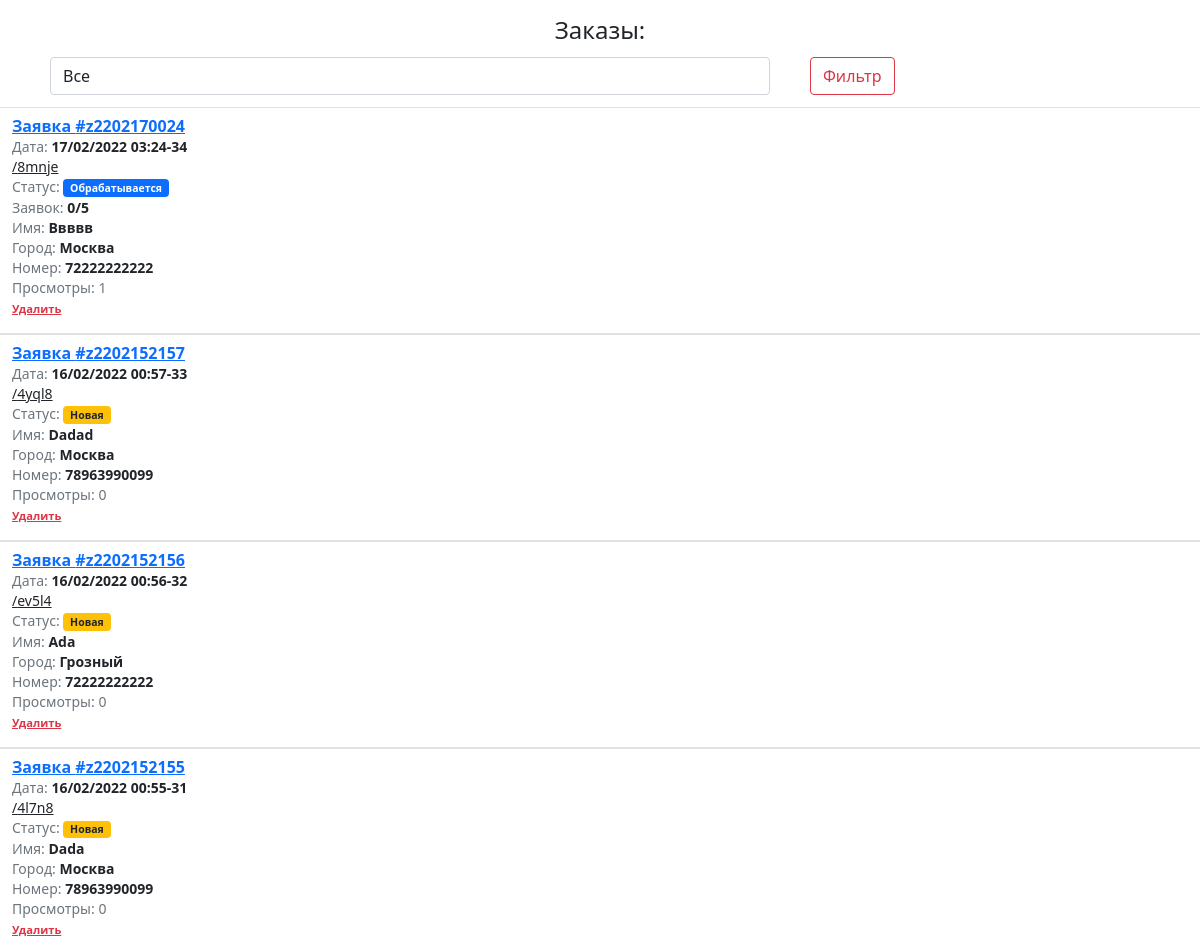
The app's page /orders (signed in, upper part), older data.
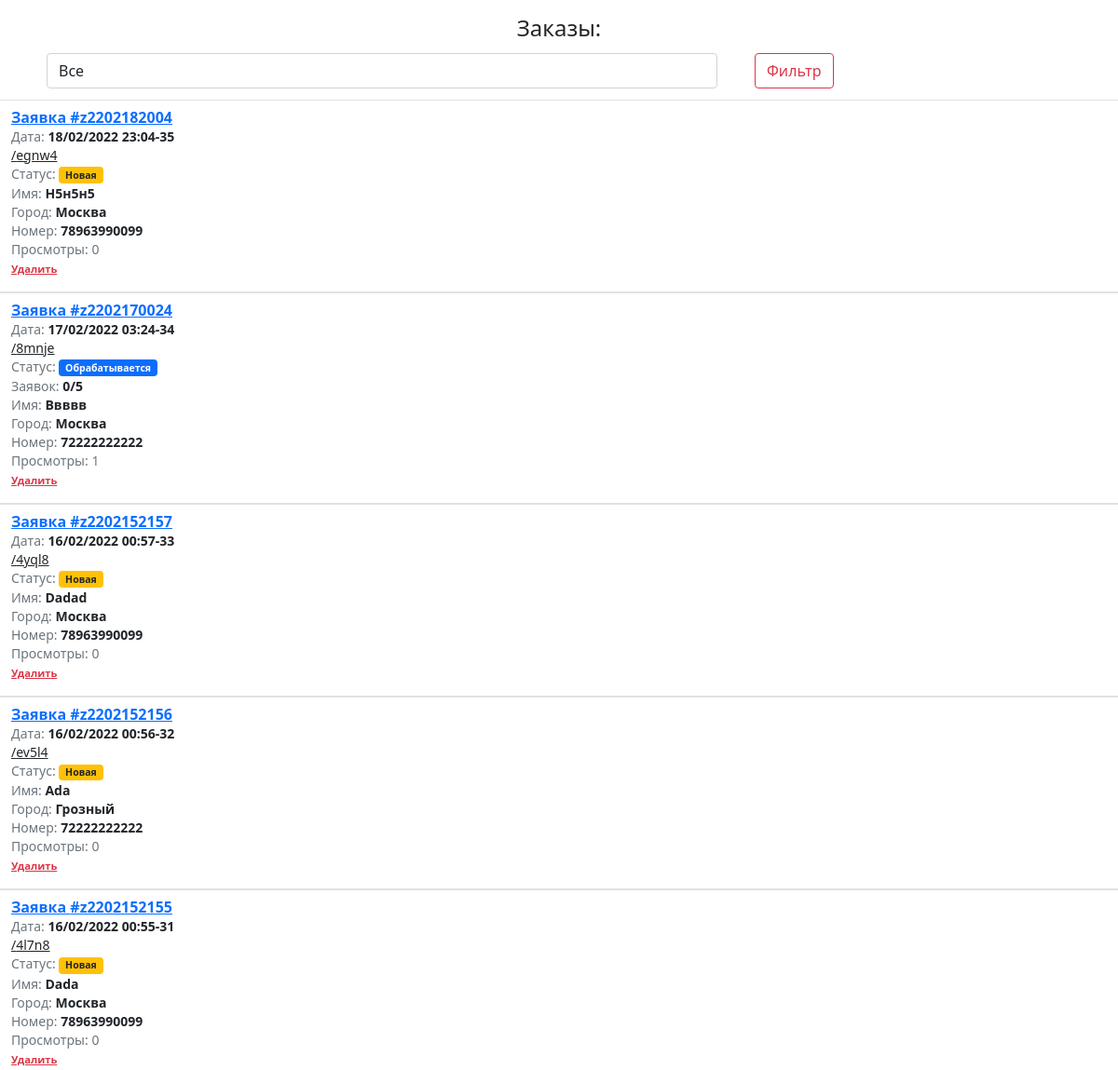
The same page, newer data.
### quiz/models.py (models this page shows, shortened)
class Order(models.Model):
    STATUS_CHOICE = (
        ("NEW", "new"),
        ("FIND", "find"),
        ("WORK", "work"),
        ("DONE", "done"),
        ("UNDONE", "undone"),
    )
    name = models.CharField(max_length=200, default='')
    phone = models.CharField(max_length=15, default='')
    city = models.CharField(max_length=30, default='')
    max_responds = models.IntegerField(default=5)
    date = models.DateTimeField(auto_now_add=True, blank=True)
    status = models.CharField(max_length=15, choices=STATUS_CHOICE, default="NEW")
    note = models.TextField(default='')
    staff = models.ForeignKey(Staff, null=True, blank=True, on_delete=models.PROTECT, related_name="orders")
    respond_price = models.IntegerField(default=50)
    order_url = models.CharField(max_length=50, default="", unique=True)
    views = models.PositiveIntegerField(default=0)
    def set_numb_of_order(self):
        numb_of_order = '#z' + '{}'.format(self.date.strftime('%Y'))[-2:] + '{}'.format(
            self.date.strftime('%m%d%H%M'))
        return numb_of_order

### quiz/views.py (the view)
# urls.py: path('orders', quiz_views.orders, name="orders"),
@staff_member_required
def orders(request):
    if request.GET.get("status") == "ALL":
        orders = Order.objects.all().order_by('-date')
    elif request.GET.get("status") == "NEW":
        orders = Order.objects.filter(status="NEW").order_by('-date')
    elif request.GET.get("status") == "FIND":
        orders = Order.objects.filter(status="FIND").order_by('-date')
    elif request.GET.get("status") == "WORK":
        orders = Order.objects.filter(status="WORK").order_by('-date')
    elif request.GET.get("status") == "DONE":
        orders = Order.objects.filter(status="DONE").order_by('-date')
    elif request.GET.get("status") == "UNDONE":
        orders = Order.objects.filter(status="UNDONE").order_by('-date')
    else:
        orders = Order.objects.all().order_by('-date')
    return render(request, 'quiz/orders.html', {'orders': orders})

### quiz/templates/quiz/orders.html (shortened to what this page needs)
<!DOCTYPE html>
{% load static %}
<html lang="en" class="h-100">
<head>
    <link href="https://cdn.jsdelivr.net/npm/bootstrap@5.0.2/dist/css/bootstrap.min.css" rel="stylesheet">
    <link href="{% static 'css/style.css' %}" rel="stylesheet" />
    <link rel="stylesheet" href="https://cdn.jsdelivr.net/npm/bootstrap-icons@1.7.2/font/bootstrap-icons.css">
</head>
<body class="d-flex flex-column h-100">
<main class="flex-shrink-0">
    <h4 class="text-center mt-3">Заказы:</h4>
    <div class="container">
    <form class="row" method="get">
        <div class="col-8 ">
            <div class="form-group form-control-sm">
                <select class="form-control mb-2" id="status" name="status">
                    <option value="ALL">Все</option>
                </select>
            </div>
        </div>
            <div class="col-4">
                <div class="form-group form-control-sm">
                    <input class="btn btn-outline-danger" type="submit" value="Фильтр">
                </div>
            </div>
        </form>
        </div>
    {% for a in orders %}
    <div class="container-fluid border-bottom border-top pt-2">
        <div class="row">
            <div class="col-12">
                <p class="fw-bold lh-sm"><a href="{% url 'order_detail' order_id=a.id %}">Заявка {{ a.set_numb_of_order }}</a>
                    <br> <small class="text-muted fw-normal">Дата: <b class="text-dark">{{ a.date|date:'d/m/Y H:i' }}-{{ a.id }}</b></small>
                    <br> <small class="text-muted fw-normal"><a href="{% url 'order_for_client' a.order_url %}" class="text-dark">/{{ a.order_url }}</a></small>
                    {% if a.status == 'NEW' %}
                    <br> <small class="text-muted fw-normal">Статус: <span class="badge bg-warning text-dark">Новая</span></small>
                    {% elif a.status == 'FIND' %}
                    <br> <small class="text-muted fw-normal">Статус: <span class="badge bg-primary">Обрабатывается</span></small>
                    <br> <small class="text-muted fw-normal">Заявок: <b class="text-dark">{{ a.responds.all.count }}/{{ a.max_responds }}</b></small>
                    {% elif a.status == 'WORK' %}
                    <br> <small class="text-muted fw-normal">Статус: <span class="badge bg-success">Выполняется</span></small>
                    <br> <small class="text-muted fw-normal">Исполнитель: <b class="text-dark"><a href="{% url 'staff_list' %}#{{ a.id }}">{{ a.staff.name }} {{ a.staff.surname }}</a></b></small>
                    {% elif a.status == 'DONE' %}
                    <br> <small class="text-muted fw-normal">Статус: <span class="badge bg-secondary">Выполнен</span></small>
                    <br> <small class="text-muted fw-normal">Исполнитель: <b class="text-dark"><a href="{% url 'staff_list' %}#{{ a.id }}">{{ a.staff.name }} {{ a.staff.surname }}</a></b></small>
                    {% elif a.status == 'UNDONE' %}
                    <br> <small class="text-muted fw-normal">Статус: <span class="badge bg-danger">Не выполнен</span></small>
                    <br> <small class="text-muted fw-normal">Исполнитель: <b class="text-dark"><a href="{% url 'staff_list' %}#{{ a.id }}">{{ a.staff.name }} {{ a.staff.surname }}</a></b></small>
                    {% endif %}
                    <br> <small class="text-muted fw-normal">Имя: <b class="text-dark">{{ a.name }}</b></small>
                    <br> <small class="text-muted fw-normal">Город: <b class="text-dark">{{ a.city }}</b></small>
                    <br> <small class="text-muted fw-normal">Номер: <b class="text-dark">{{ a.phone }}</b></small>
                    <br> <small class="text-muted fw-normal">Просмотры: {{ a.views }}</small>
                    <br> <small class="offer-text"><a class="text-danger" href="{% url 'delete_order' order_id=a.id %}">Удалить</a></small>
                </p>
            </div>
        </div>
    </div>
    {% endfor %}
</main>
</body>
</html>

Row changes from the older to the newer data that the page shows:
added Order: set_numb_of_order "#z2202182004", date "18/02/2022 23:04", id "35", order_url "egnw4", shows "Статус:", status "Новая", name "Н5н5н5", city "Москва", phone "78963990099", views "0"
